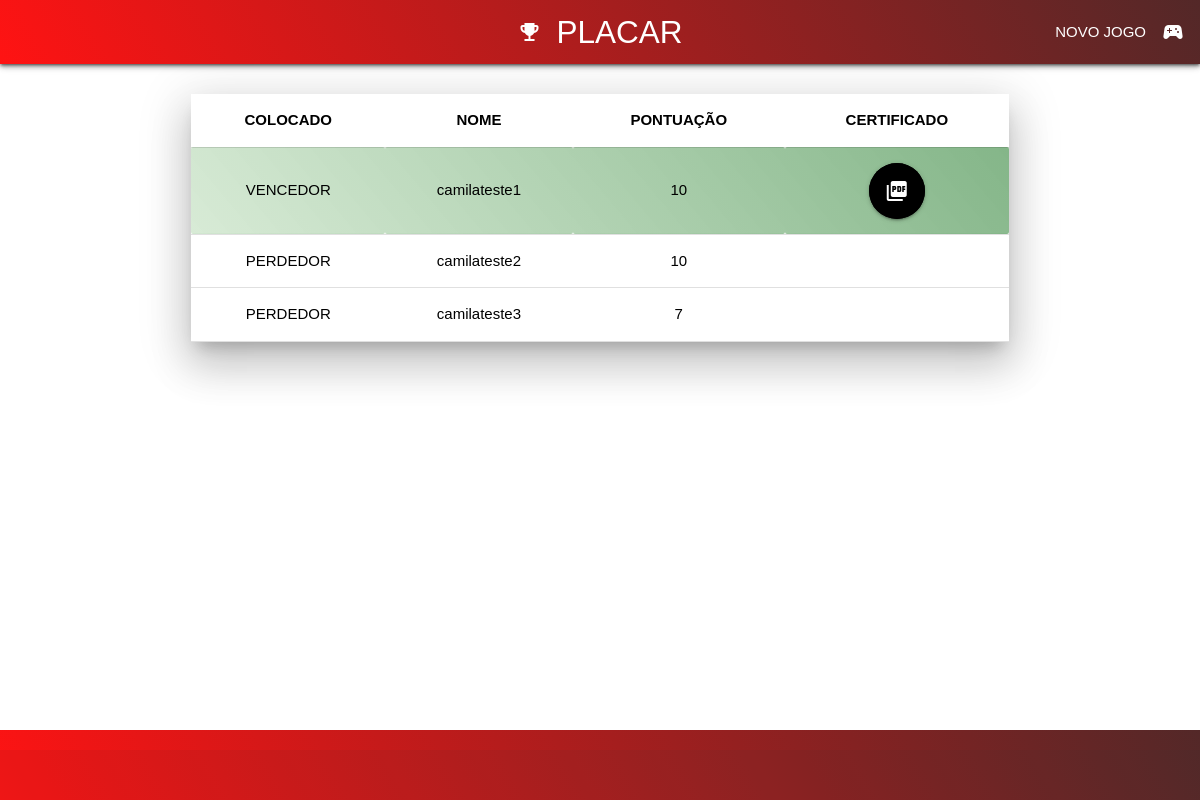
/desistir/30/, run on the app's committed database.
### new_game/models.py (models this page shows, shortened)
class Jogador(models.Model):
    nome_completo = models.CharField("Nome completo do jogador:", max_length=20, null=False, blank=False)
    pontuacao = models.IntegerField("Pontuação:", null=False, default=0)
    jogo = models.ForeignKey(Jogo,on_delete = models.CASCADE)
    class Meta:
        verbose_name = "Jogador"
        verbose_name_plural = "Jogadores"
        db_table = "new_game_jogador"

### new_game/views.py (the view)
# urls.py: path('desistir/<int:id_jogo>/',sair, name='desistir'),
def sair(request,id_jogo):
    objJogo = Jogo.objects.get(pk=id_jogo)
    listUsuarios = Jogador.objects.filter(jogo=objJogo).order_by('-pontuacao')
    vencedor = listUsuarios[0]
    context = {
        "nome_pagina":"PLACAR",
        "listUsuarios" : listUsuarios,
        "vencedor" : vencedor,
    }
    return render(request,"gerar_pdf.html",context)

### templates/gerar_pdf.html (shortened to what this page needs)
{%extends "base.html"%}
{% load materializecss %}
{% block nav %}
    <nav>
        <div class=" z-depth-2 red nav-wrapper" style="background: linear-gradient(60deg,#ff1313,#532828);">
            <a href="#!" class="brand-logo center"><i class="material-icons">emoji_events</i>{{nome_pagina}}</a>
            <ul class="right hide-on-med-and-down">
                <li><a
                   href="{% url 'cadastrar_jogo' %}">
                    <i class="material-icons right">sports_esports</i>
                    NOVO JOGO
                </a></li>
            </ul>
        </div>
    </nav>
{% endblock %}
{%block conteudo%}
<main>
    <div class=" row container margin" >
        <div class="col s12">
            <table class=" black-text z-depth-5 centered responsive-table">
                        <thead>
                            <tr>
                                <th>COLOCADO</th>
                                <th>NOME</th>
                                <th>PONTUAÇÃO</th>
                                <th>CERTIFICADO</th>
                            </tr>
                        </thead>
                    {%for jogador in listUsuarios%}
                        <tbody>
                            {% if jogador == vencedor%}
                                <tr style="background: linear-gradient(50deg,#8fc58a59,#02680b7c);" >
                                    <td>VENCEDOR</td>
                                    <td>{{jogador.nome_completo}}</td>
                                    <td>{{jogador.pontuacao}}</td>
                                    <td>
                                        <a class="btn-floating btn-large waves-effect waves-light black pulse"><i class="material-icons">picture_as_pdf</i></a>
                                    </td>
                                </tr>
                            {% else %}
                                <tr>
                                    <td>PERDEDOR</td>
                                    <td>{{jogador.nome_completo}}</td>
                                    <td>{{jogador.pontuacao}}</td>
                                </tr>
                            {% endif %}
                        </tbody>
                    {%endfor%}
                  </table>
            </div>
        </div>
</main>
{%endblock conteudo%}

### static/css/custom.css (style rules this page uses)
.margin { margin-top: 30px; }
body { display: flex; min-height: 100vh; flex-direction: column; }
main { flex: 1 0 auto; }
html { font-family: GillSans, Calibri, Trebuchet, sans-serif; }

### data on the page
Jogador: nome_completo "camilateste1", pontuacao "10"
Jogador: nome_completo "camilateste2", pontuacao "10"
Jogador: nome_completo "camilateste3", pontuacao "7"

### other printed values
{{ nome_pagina }} "PLACAR"
